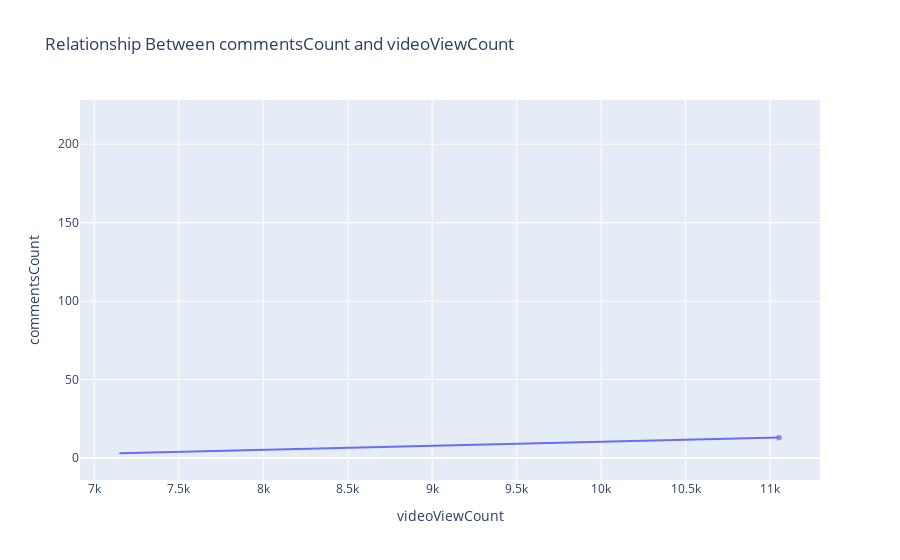

Notebook code cell kept with this figure:
### Code cell
figure = px.scatter(data_frame = df, x="videoViewCount",
                    y="commentsCount", size="commentsCount", trendline="ols", 
                    title = "Relationship Between commentsCount and videoViewCount")
figure.show()

### Figure 1 — Plotly figure (JSON) as saved in the notebook; plotly's stock layout.template omitted (floating-point values rounded to 4 significant figures; data arrays with more than 128 entries replaced by an {"elided": "..."} marker saying what was removed)
{"data": [{"hovertemplate": "videoViewCount=%{x}<br>commentsCount=%{marker.size}<extra></extra>", "legendgroup": "", "marker": {"color": "#636efa", "size": {"elided": "191 int values"}, "sizemode": "area", "sizeref": 0.515, "symbol": "circle"}, "mode": "markers", "name": "", "orientation": "v", "showlegend": false, "type": "scatter", "x": {"elided": "191 int values"}, "xaxis": "x", "y": {"elided": "191 int values"}, "yaxis": "y"}, {"hovertemplate": "<b>OLS trendline</b><br>commentsCount = 0.00256345 * videoViewCount + -15.3338<br>R<sup>2</sup>=1.000000<br><br>videoViewCount=%{x}<br>commentsCount=%{y} <b>(trend)</b><extra></extra>", "legendgroup": "", "marker": {"color": "#636efa", "symbol": "circle"}, "mode": "lines", "name": "", "showlegend": false, "type": "scatter", "x": [7152, 11053], "xaxis": "x", "y": [3.0, 13.0], "yaxis": "y"}], "layout": {"autosize": true, "legend": {"itemsizing": "constant", "tracegroupgap": 0}, "title": {"text": "Relationship Between commentsCount and videoViewCount"}, "xaxis": {"anchor": "y", "autorange": true, "domain": [0, 1], "range": [6916.0, 11290.0], "title": {"text": "videoViewCount"}, "type": "linear"}, "yaxis": {"anchor": "x", "autorange": true, "domain": [0, 1], "range": [-17.26, 241.7], "title": {"text": "commentsCount"}, "type": "linear"}}}
